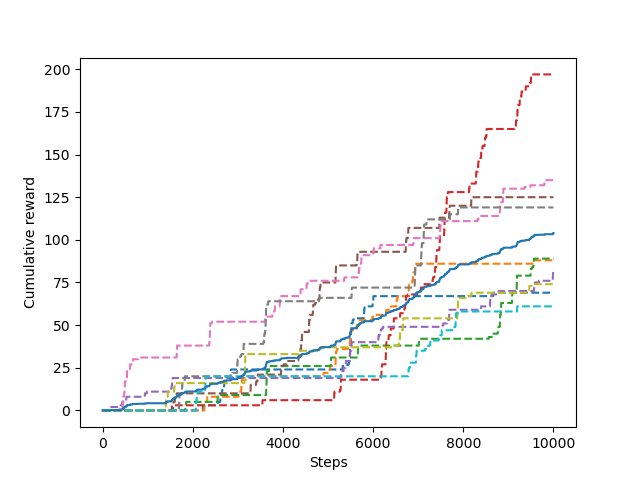

This figure's Python source:
import random
from Assignment1 import q1
from main import Action, State, Environment
import matplotlib.pyplot as plt


def random_policy():
    return random.choice(["up", "left", "down", "right"])


def plot_cumulative_rewards(trial_rewards):
    average_bar = []
    for i in range(10000):
        sum_rewards = 0
        for j in range(10):
            sum_rewards += trial_rewards[j][i]
        average_bar.append(sum_rewards/10)

    for i in trial_rewards:
        plt.plot(i, linestyle='dashed')

    plt.plot(average_bar)
    plt.ylabel('Cumulative reward')
    plt.xlabel('Steps')
    plt.show()


def cumulative_reward(iterations=10):
    source = (0, 0)
    target = (10, 10)
    my_grid = Environment(source, target)
    print("Q3 : Random Policy")
    trial_rewards = []
    for trials in range(10):
        curr_state = State(source[0], source[1])
        steps_reward = []
        cum_sum = 0
        for steps in range(10000):
            action = random_policy()
            action_object = Action(action)
            curr_state.move(action_object.action_list[action])
            if my_grid.out_of_bounds(curr_state):
                print("out of bound")
                curr_state.move(action_object.get_opposite())
            reward = 0
            if my_grid.is_target(curr_state):
                reward = 1
            cum_sum += reward
            steps_reward.append(cum_sum)
        trial_rewards.append(steps_reward)
    plot_cumulative_rewards(trial_rewards)
